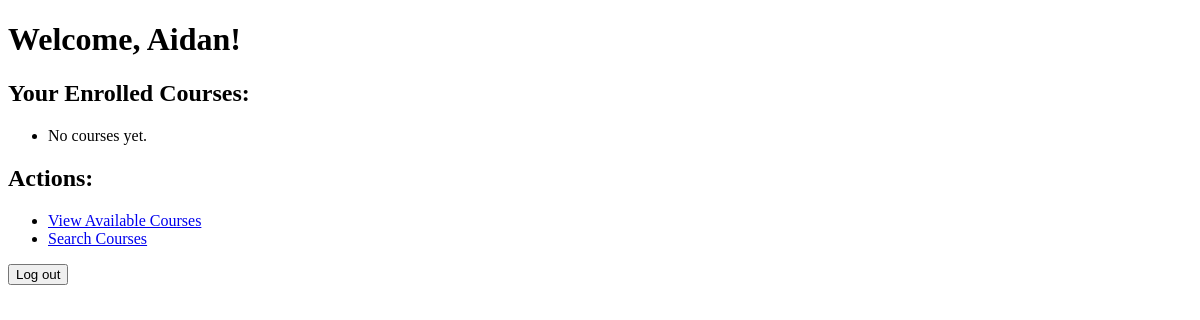
Before: /student-home/ (signed in) with the older database file.
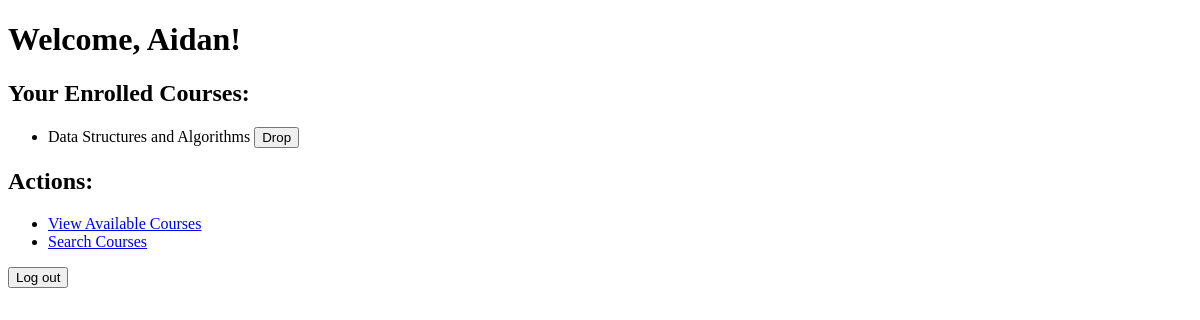
After: the same page with the newer database file.
### administration/models.py (models this page shows, shortened)
class Enrollment(models.Model):
    STATUS_OPTIONS = (
        ('pending', 'Pending'),
        ('approved', 'Approved'),
        ('rejected', 'Rejected')
    )
    student = models.ForeignKey(
        settings.AUTH_USER_MODEL,
        on_delete=models.CASCADE,
        related_name='enrollments'
    )
    course = models.ForeignKey(Course, on_delete=models.CASCADE, related_name='enrollments')
    status = models.CharField(max_length=10, choices=STATUS_OPTIONS, default='pending')
    enrollment_date = models.DateTimeField(auto_now_add=True)

class Course(models.Model):
    title = models.CharField(max_length=200)
    code = models.CharField(max_length=20, unique=True, default='UNKN101')
    description = models.TextField()
    seat_limit = models.PositiveIntegerField()
    prerequisites = models.ManyToManyField('self', blank=True, symmetrical=False)
    instructor = models.ForeignKey(settings.AUTH_USER_MODEL,on_delete=models.SET_NULL, null=True, related_name='courses')

### student/views.py (the view)
# urls.py: path('student-home/',                 login_required(student_dashboard),             name='student-dashboard'),
@login_required
def student_dashboard(request):
    student = request.user
    enrollments = Enrollment.objects.filter(student=student)
    return render(request, 'student/student_dashboard.html', {'enrollments': enrollments})

### templates/student/student_dashboard.html (shortened to what this page needs)
<!DOCTYPE html>
<html lang="en">
<head>
</head>
<body>
    <h1>Welcome, {{ user.username }}!</h1>
    <h2>Your Enrolled Courses:</h2>
    <ul>
      {% for enrollment in enrollments %}
        <li>
          {{ enrollment.course.title }}
          <form method="post" action="{% url 'student-drop-course' enrollment.id %}" style="display:inline">
            <button type="submit">Drop</button>
          </form>
        </li>
      {% empty %}
        <li>No courses yet.</li>
      {% endfor %}
    </ul>
    <h2>Actions:</h2>
    <ul>
        <li><a href="{%  url 'student-view-all-courses' %}">View Available Courses</a></li>
        <li><a href="{% url 'student-class-search' %}?q=">Search Courses</a></li>
    </ul>
    <form action="{% url 'logout' %}" method="post">
      <button type="submit">Log out</button>
    </form>
</body>
</html>

Changed rows visible on the page:
added Enrollment: course "Data Structures and Algorithms"
Other visible differences:
text no longer shown: "No courses yet."
